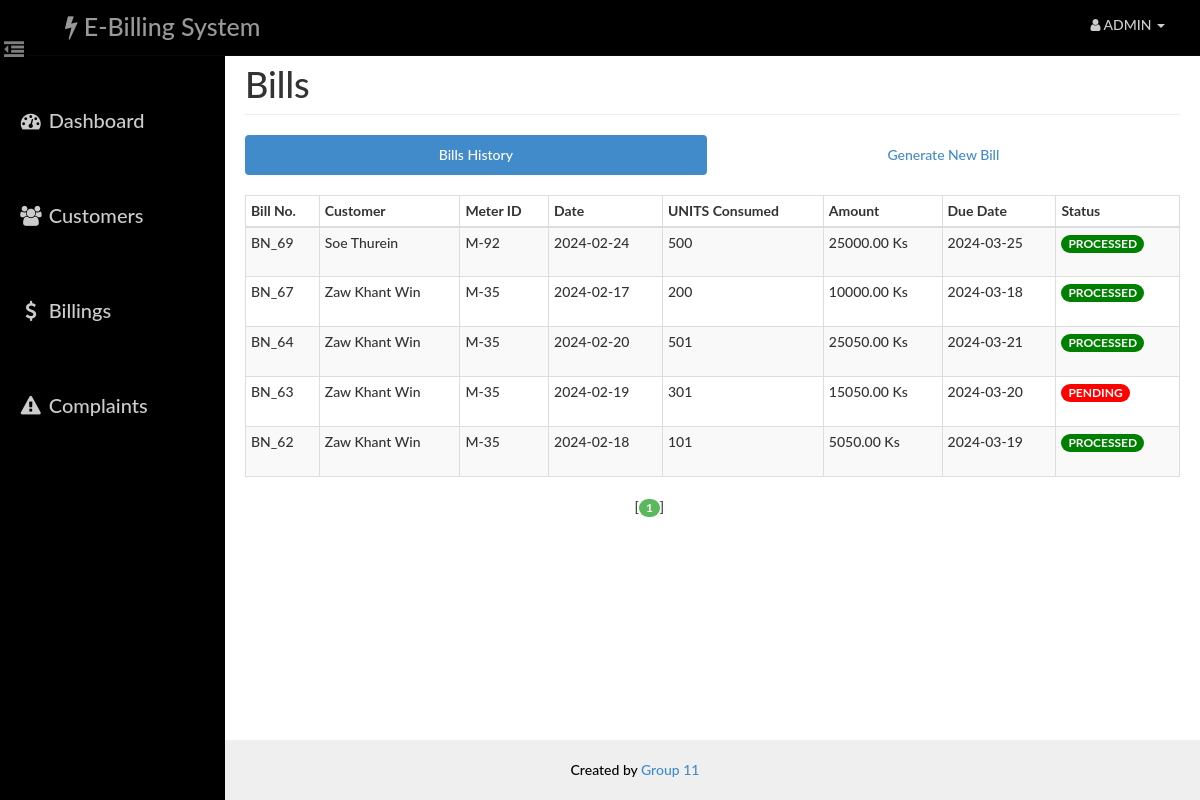
Page /admin/bill.php (signed in) on the committed database.
### tables this page shows
CREATE TABLE `bill` (
  `id` int(14) NOT NULL AUTO_INCREMENT,
  `aid` int(14) NOT NULL,
  `uid` int(14) NOT NULL,
  `previous_unit` int(10) unsigned NOT NULL,
  `current_unit` int(10) unsigned NOT NULL,
  `units` int(10) NOT NULL,
  `amount` decimal(10,2) NOT NULL,
  `status` varchar(10) NOT NULL,
  `bdate` date NOT NULL,
  `ddate` date NOT NULL,
  PRIMARY KEY (`id`),
  KEY `aid` (`aid`),
  KEY `uid` (`uid`),
  CONSTRAINT `bill_ibfk_1` FOREIGN KEY (`aid`) REFERENCES `admin` (`id`) ON DELETE CASCADE ON UPDATE CASCADE,
  CONSTRAINT `bill_ibfk_2` FOREIGN KEY (`uid`) REFERENCES `user` (`id`) ON DELETE CASCADE ON UPDATE CASCADE
);

CREATE TABLE `user` (
  `id` int(14) NOT NULL AUTO_INCREMENT,
  `name` varchar(40) NOT NULL,
  `email` varchar(40) NOT NULL,
  `phone` varchar(255) NOT NULL,
  `pass` varchar(20) NOT NULL,
  `address` varchar(100) NOT NULL,
  `verify` int(1) unsigned zerofill DEFAULT NULL,
  `create_date` date DEFAULT NULL,
  PRIMARY KEY (`id`)
);

### admin/paging1.php (called while the page is built, shortened)
<?php
    $rowsperpage = 5;
    if (isset($_GET['currentpage']) && is_numeric($_GET['currentpage'])) {
       $currentpage = (int) $_GET['currentpage'];
    } else {
       $currentpage = 1;
    }
    $offset = ($currentpage - 1) * $rowsperpage;
 ?>

### Includes/admin.php (called while the page is built, shortened)
<?php
    function retrieve_bills_generated($id,$offset, $rowsperpage) {
        global $con;
        $query  = "SELECT user.name AS user, bill.bdate AS bdate , bill.units AS units , bill.amount AS amount , bill.id as bid ";
        $query .= ", bill.ddate AS ddate, bill.status AS status ,user.id AS uid";
        $query .= " FROM user , bill ";
        $query .= " WHERE user.id=bill.uid AND aid={$id} AND user.verify=1 ";
        $query .= " ORDER BY bill.id DESC ";
        $query .= "LIMIT {$offset}, {$rowsperpage} ";
        $result = mysqli_query($con,$query);
        return $result;
    }
 ?>

### admin/bill.php (the view, shortened to what this page needs)
<?php
    require_once('head_html.php');
    require_once('../Includes/session.php');
    require_once('../Includes/admin.php');
?>
<body>
    <div id="wrapper">
        <?php
            require_once("nav.php");
            require_once("sidebar.php");
        ?>
        <div id="page-content-wrapper">
            <div class="container-fluid">
                <div class="row">
                    <div class="col-lg-12">
                        <h1 class="page-header">
                            Bills
                        </h1>
                        <ul class="nav nav-pills nav-justified">
                            <li class="active"><a href="#generated" data-toggle="pill">Bills History</a>
                            </li>
                            <li class=""><a href="#generate" data-toggle="pill">Generate New Bill</a>
                            </li>
                        </ul>
                        <div class="tab-content">
                            <div class="tab-pane fade in active" id="generated">
                                <div class="table-responsive">
                                    <table class="table table-hover table-striped table-bordered table-condensed">
                                        <thead>
                                            <tr>
                                                <th>Bill No.</th>
                                                <th>Customer</th>
                                                <th>Meter ID</th>
                                                <th>Date</th>
                                                <th>UNITS Consumed</th>
                                                <th>Amount</th>
                                                <th>Due Date</th>
                                                <th>Status</th>
                                            </tr>
                                        </thead>
                                        <tbody>
                                        <?php
                                            include("paging1.php");
                                            $result = retrieve_bills_generated($_SESSION['aid'],$offset, $rowsperpage);
                                            while($row = mysqli_fetch_assoc($result)){
                                            ?>
                                                <tr>
                                                    <td><?php echo 'BN_'.$row['bid']?></td>
                                                    <td height="50"><?php echo $row['user'] ?></td>
                                                    <td><?php echo 'M-'.$row['uid'] ?></td>
                                                    <td><?php echo $row['bdate'] ?></td>
                                                    <td><?php echo $row['units'] ?></td>
                                                    <td><?php echo $row['amount'].' Ks' ?></td>
                                                    <td><?php echo $row['ddate'] ?></td>
                                                    <td><?php if($row['status'] == 'PENDING') { echo'<span class="badge" style="background: red;">'.$row["status"].'</span>'; } else { echo'<span class="badge" style="background: green;">'.$row["status"].'</span>';} ?></td>
                                                </tr>
                                            <?php
                                            }
                                            ?>
                                        </tbody>
                                    </table>
                                    <?php include("paging2.php");?>
                                </div>
                            </div>
                        </div>
                    </div>
                </div>
            </div>
        </div>
    </div>
    <?php
    require_once("footer.php");
    ?>
</body>
</html>

### assets/css/dash_admin.css (style rules this page uses)
html { height: 100%; }
body, html { width: 100%; height: 100%; }
body, h1, h2, h3, h4, h5, h6 { font-family: "Lato","Helvetica Neue",Helvetica,Arial,sans-serif; font-weight: 500; }
#wrapper { padding-left: 10px; padding-top: 5px; -webkit-transition: all 0.5s ease; -moz-transition: all 0.5s ease; -o-transition: all 0.5s ease; transition: all 0.5s ease; }
#page-content-wrapper { width: 100%; padding: 15px; min-height:100%; }
@media (min-width:768px) { #wrapper { padding-left: 225px; } }
@media (min-width:768px) { #page-content-wrapper { padding: 20px; } }
.table-responsive { padding-top: 20px; padding-bottom: 20px; }

### rows in the picture
bill: id "69", uid.name "Soe Thurein", uid "92", bdate "2024-02-24", units "500", amount "25000.00", ddate "2024-03-25", status "PROCESSED"
bill: id "67", uid.name "Zaw Khant Win", uid "35", bdate "2024-02-17", units "200", amount "10000.00", ddate "2024-03-18", status "PROCESSED"
bill: id "64", uid.name "Zaw Khant Win", uid "35", bdate "2024-02-20", units "501", amount "25050.00", ddate "2024-03-21", status "PROCESSED"
bill: id "63", uid.name "Zaw Khant Win", uid "35", bdate "2024-02-19", units "301", amount "15050.00", ddate "2024-03-20", status "PENDING"
bill: id "62", uid.name "Zaw Khant Win", uid "35", bdate "2024-02-18", units "101", amount "5050.00", ddate "2024-03-19", status "PROCESSED"
